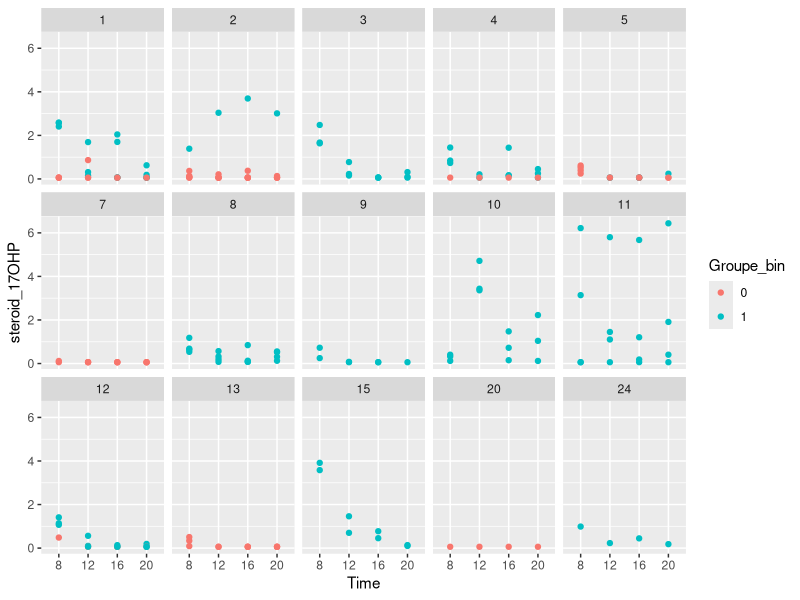
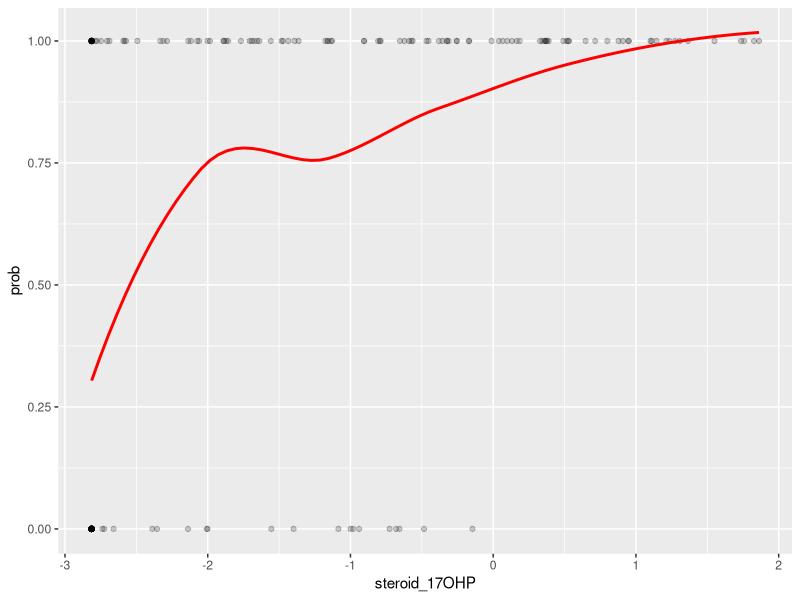
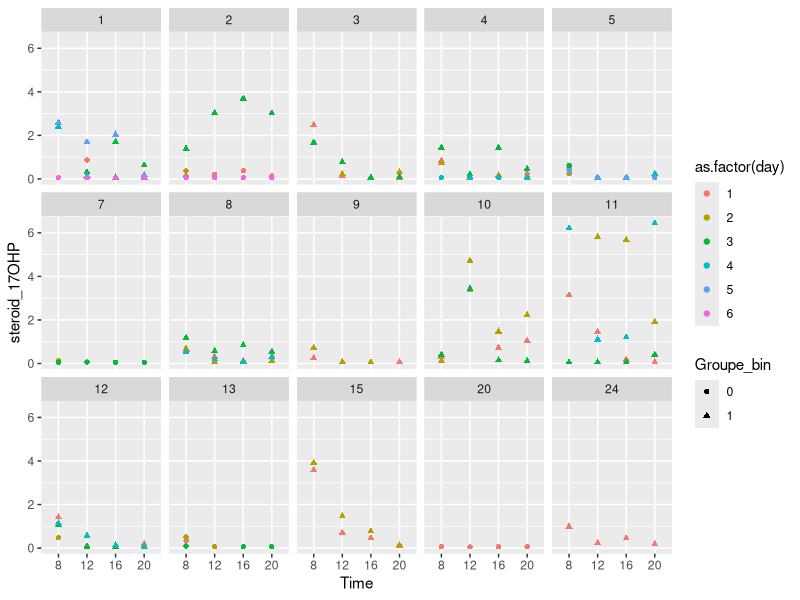
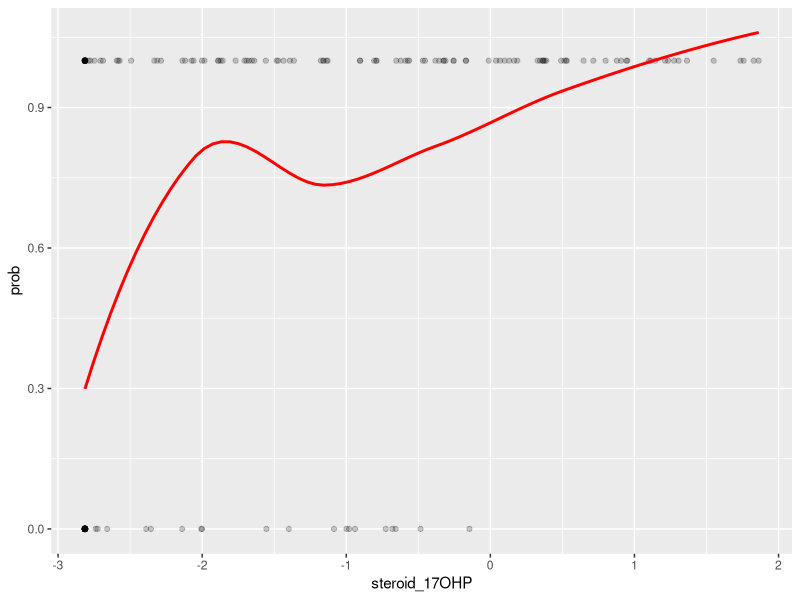
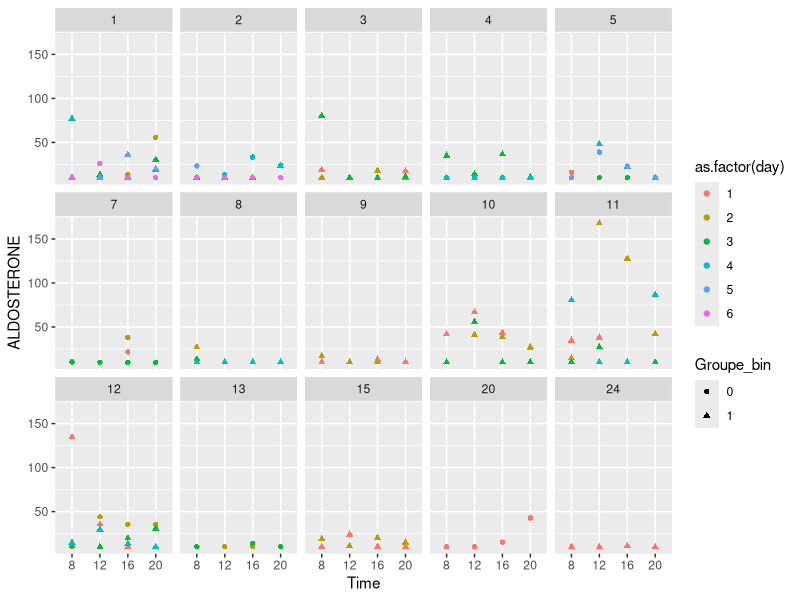

Recreate these plots in R, in order.
## ---- chunk 1
library(lme4)
library(dplyr)
library(readxl)
library(stringr)
library(tidyr)
library(ggplot2)
## ---- chunk 2
df <- read_excel("Data_salive_steroides_cinetique.xlsx")
head(df)
## ---- chunk 3
df_l1 <- df %>%
  pivot_longer(
    cols = c(`8h_17OHP`, `12h_17OHP`, `16h_17OHP`, `20h_17OHP`),
    names_to = "Time",
    values_to = "steroid_17OHP"
  ) %>%
  mutate(
    # Nettoyer l'heure pour avoir un truc propre
    Time = factor(Time,
                  levels = c("8h_17OHP", "12h_17OHP", "16h_17OHP", "20h_17OHP"),
                  labels = c("8", "12", "16", "20")),
    Groupe_bin = ifelse(Groupe == "Gp non contrôlé", 1, 0),
    Groupe_bin = factor(Groupe_bin),
    Gender = factor(Gender),
    `Puberty stage` = factor(`Puberty stage`),
    Patient_number = factor(`Patient number`)
  )
## ---- chunk 4
df_l1 <- df_l1 %>%
  mutate(
    Puberty_stage_simple = case_when(
      `Puberty stage` %in% c(1, 2) ~ "prepubertal",
      TRUE ~ "pubertal"
    ),
    Puberty_stage_simple = factor(Puberty_stage_simple)
  )
## ---- chunk 5
df_d<- df_l1 %>%
  select(Patient_number, Gender, Puberty_stage_simple,
         Time, steroid_17OHP, Groupe_bin)
## ---- chunk 6

ggplot(df_d, aes(x = Time, y =  steroid_17OHP, color=Groupe_bin)) +
  geom_point()+facet_wrap(facets = vars(Patient_number), nrow = 3)
## ---- chunk 7
mod_17ohp <- glmer(
  Groupe_bin ~ log(steroid_17OHP + 1e-6) +
    Time+ Gender  + Puberty_stage_simple+
    (1 | Patient_number),
  data = df_d,
  family = binomial,
  control = glmerControl(optimizer = "bobyqa")
)
summary(mod_17ohp)
## ---- chunk 8
ranef(mod_17ohp)
## ---- chunk 9
df_model <- model.frame(mod_17ohp)# uniquement les lignes complètes

df_model$steroid_17OHP <- model.frame(mod_17ohp)[[ "log(steroid_17OHP + 1e-06)" ]]
df_model$fitted <- fitted(mod_17ohp)
df_model$prob <- fitted(mod_17ohp)

df_model <- df_model[order(df_model$steroid_17OHP), ]
# Plot
library(ggplot2)
ggplot(df_model, aes(x = steroid_17OHP, y = prob)) +
  geom_point(aes(y = as.numeric(Groupe_bin)-1), alpha = 0.2) +
  geom_smooth(method = "loess", se = FALSE, color = "red", span = 0.8)

## ---- chunk 10
m17 <- glmer(
  Groupe_bin ~ steroid_17OHP +
    Gender  + Puberty_stage_simple+
    (1 | Patient_number),
  data = df_d,
  family = binomial,
  control = glmerControl(optimizer = "bobyqa")
)
summary(m17)
## ---- chunk 11
df_used <- model.frame(m17)
m17_refit <- glmer(
  Groupe_bin ~ steroid_17OHP + Gender + Puberty_stage_simple +
    (1 | Patient_number),
  data = df_used,
  family = binomial
)

m_null <- glmer(Groupe_bin ~ 1 + (1 | Patient_number),
                data = df_used,
                family = binomial)

anova(m_null, m17_refit)
## ---- chunk 12
df_l1$day <- as.numeric(sub(".*T", "", df_l1$PATIENT))
df_dd <-df_l1 %>%
  select(Patient_number, Gender, Puberty_stage_simple,
         Time, steroid_17OHP, Groupe_bin,day)
## ---- chunk 13
ggplot(df_dd, aes(x = Time, y =  steroid_17OHP, color=as.factor(day),shape=Groupe_bin)) +
  geom_point()+facet_wrap(facets = vars(Patient_number), nrow = 3)
## ---- chunk 14
m17day <- glmer(
  Groupe_bin ~ log(steroid_17OHP+1e-6)+
  Gender  + Puberty_stage_simple+ (1|Patient_number:day)+(1 | Patient_number),
  data = df_dd,
  family = binomial,
  control = glmerControl(optimizer = "bobyqa")
)
summary(m17day)
## ---- chunk 15
df_model2 <- model.frame(m17day)# uniquement les lignes complètes

df_model2$steroid_17OHP <- model.frame(m17day)[[ "log(steroid_17OHP + 1e-06)" ]]
df_model2$fitted <- fitted(m17day)
df_model2$prob <- fitted(m17day)

df_model2 <- df_model2[order(df_model2$steroid_17OHP), ]
# Plot
library(ggplot2)
ggplot(df_model2, aes(x = steroid_17OHP, y = prob)) +
  geom_point(aes(y = as.numeric(Groupe_bin)-1), alpha = 0.2) +
  geom_smooth(method = "loess", se = FALSE, color = "red", span = 0.8)
## ---- chunk 16
hormones <- df %>%
  select(starts_with("8h_")) %>%
  names() %>%
  gsub("8h_", "", .)
hormones
## ---- chunk 17
df_l <- df %>%
  pivot_longer(
    cols = matches("^(8h|12h|16h|20h)_"),
    names_to = c("Time", "Hormone"),
    names_pattern = "([0-9]+h)_(.*)",
    values_to = "Value"
  ) %>%
  mutate(
    Time = gsub("h", "", Time),
    Time = factor(Time, levels = c("8", "12", "16", "20")),
  )
## ---- chunk 18
df_w <- df_l %>%
  pivot_wider(
    names_from = Hormone,
    values_from = Value
  )
## ---- chunk 19
df_w <- df_w %>%
  mutate(
    Groupe_bin = ifelse(Groupe == "Gp non contrôlé", 1, 0),
    Groupe_bin = factor(Groupe_bin),
    Gender = factor(Gender),
    Patient_number = factor(`Patient number`)
  )

df_w <- df_w %>%
  mutate(
    Puberty_stage_simple = case_when(
      `Puberty stage` %in% c(1, 2) ~ "prepubertal",
      TRUE ~ "pubertal"
    ),
    Puberty_stage_simple = factor(Puberty_stage_simple)
  )
df_w$day <- as.numeric(sub(".*T", "", df_w$PATIENT))
df_w<- df_w %>%
  select(-Groupe,-`Puberty stage`,-PATIENT)
## ---- chunk 20
ggplot(df_w, aes(x = Time, y =ALDOSTERONE  , color=as.factor(day),shape=Groupe_bin)) +
  geom_point()+facet_wrap(facets = vars(Patient_number), nrow = 3)
## ---- chunk 21
m_ald <- glmer(
  Groupe_bin ~ log(`11 CETOTESTO`+1e-6)+
    Gender  + Puberty_stage_simple+Time+
    (1 | Patient_number),
  data = df_w,
  family = binomial,
  control = glmerControl(optimizer = "bobyqa")
)
summary(m_ald)
## ---- chunk 22
df_wide_std <- df_w %>%
  mutate(across(all_of(hormones), scale))
fit_one <- function(h) {
  # Backticks pour noms avec espaces
  h_clean <- paste0("`", h, "`")
  
  # Construire la formule
  form <- as.formula(
    paste0("Groupe_bin ~ Time + ", h_clean,
           " + Gender + Puberty_stage_simple + (1 | Patient_number)")
  )
  
  # Fit
  m <- glmer(form, data = df_wide_std, family = binomial)
  
  coefs <- summary(m)$coefficients
  
  # Le nom réel dans la matrice des coefficients
  # est exactement h_clean (donc avec backticks)
  rowname <- h_clean
  
  # Si la variable n’a pas été incluse, retourner NA
  if (!rowname %in% rownames(coefs)) {
    return(c(hormone = h, beta = NA, p = NA))
  }
  
  s <- coefs[rowname, ]
  
  c(hormone = h,
    beta = s["Estimate"],
    p = s["Pr(>|z|)"])
}


res_uni <- do.call(rbind, lapply(hormones, fit_one))
res_uni <- as.data.frame(res_uni)
res_uni$p <- as.numeric(res_uni$p)
res_uni[order(res_uni$p), ]
